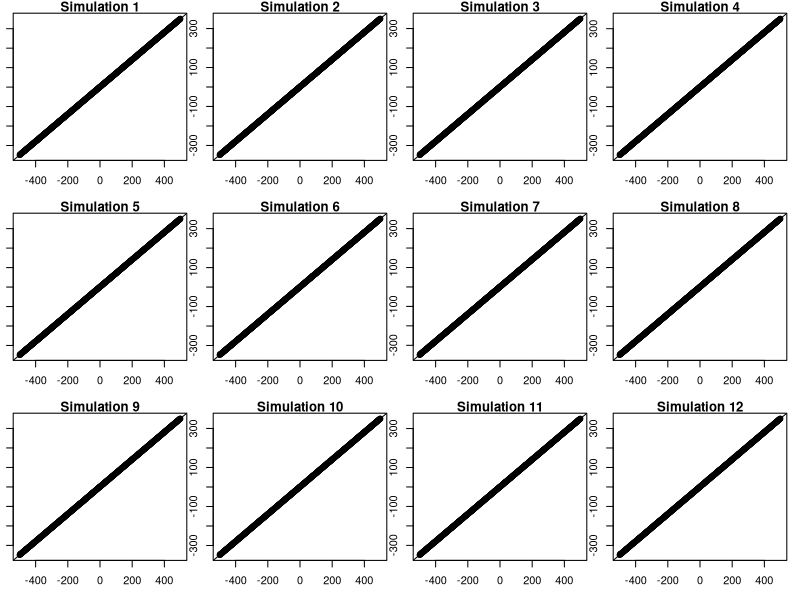
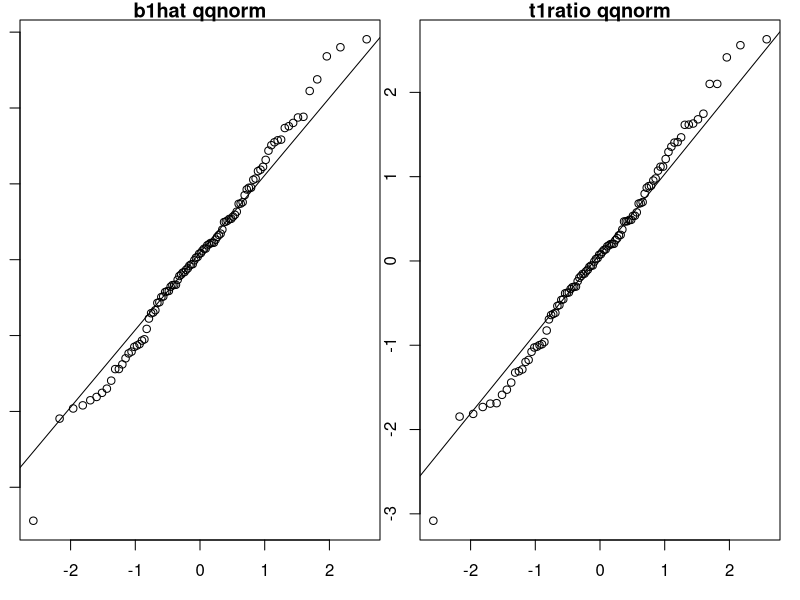
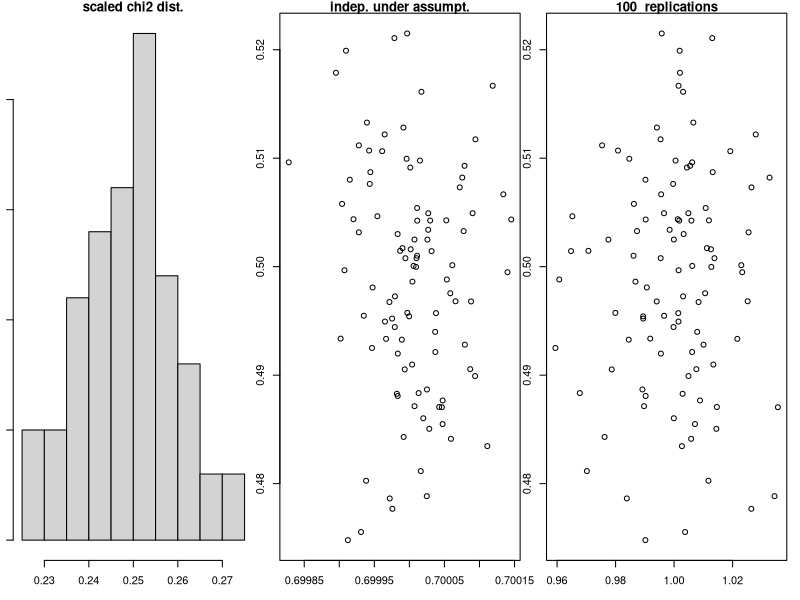

These figures' R source, in order:
#lab4 for loop

f<-function(n,a,b){
  sum<-0
for (i in 1:n){
  if ((i%%a ==0)|(i%%b == 0)){
    sum <- sum + sqrt(i)
  }
}
return(sum)
}
f(63445,89,107)
#[1] 218009.1

#qqnorm
set.seed(1223)
n = 1000
x1 = (1:n) - (n+1)/2

#set (true) population parameters
b0 =1
b1 = 0.7

sigma = 0.5
par(mfrow=c(3,4),mar=c(3,1,1,1)) #set-up for 3*4 subplots on one page
nsim = 100  #number of replications
b1hat = rep(0,nsim)


b0hat = rep(0,nsim)
sigmahat = rep(0,nsim)


t1ratio = rep(0,nsim)
t0ratio = rep(0,nsim)

#simulation, replication loop
for (i in 1:nsim){
  err = rnorm(n,0,sigma)    #random form normal
  y = b0+b1*x1+err
  datareg = as.data.frame(cbind(y,x1))
  reg = lm(y~x1, data = datareg) #regression
  
  out = summary(reg)
  outcoeff = out$coeff
  b0hat[i] = outcoeff[1,1]
  b1hat[i] = outcoeff[2,1]
  
  
  
  
  se0hat = outcoeff[1,2]
  se1hat = outcoeff[2,2]
  sigmahat[i] = out$sigma
  
  t1ratio[i] = (b1hat[i]-b1)/se1hat
  
  
  t0ratio[i] = (b0hat[i]-b0)/se0hat
  
  if (i<=12){
    plot(x1,y,xlim=c(x1[1],x1[n]))
    
    abline (b0hat[i],b1hat[i],col =1)
    title(paste("Simulation",i))
  
  }

}


# Under the assumptions of the model ( epsilon_i ~ N(0,sigma^2) # independently)
# then

# (a) sampling distribution of b1hat is normal with mean b1
#     normal quantile plot of b1hat over different replications
#     shows points very close to a straight line

par(mfrow = c(1,2))
qqnorm(b1hat,main = "b1hat qqnorm")
qqline(b1hat)


# (b) sampling distribution of t-ratio is not normal because denominator 
#   involves a random sigmahat. The sampling distribution is Student t with
#   degrees of freedom n-k, where  k is the number of estimated betas.
# t-density has heavier tails than normal density, so normal quantile
#   plots shows points off the diagonal at the two ends.
qqnorm(t1ratio,main = "t1ratio qqnorm")
qqline(t1ratio)

# (c) sampling distribution of sigmahat^2 is right-skewed; when scaled
#   appropriately, it has a distribution called chi-squared.
par(mfrow=c(1,3))
hist(sigmahat^2,main="scaled chi2 dist.")

# (d) b1hat and b0hat has zero theoretical correlation with sigmahat
#     This property is involved in the mathematical derivation of the
#     Student t distribution for the t-ratio.
plot(b1hat,sigmahat) 

title("indep. under assumpt.")
plot(b0hat,sigmahat)
title(paste(nsim," replications"))

